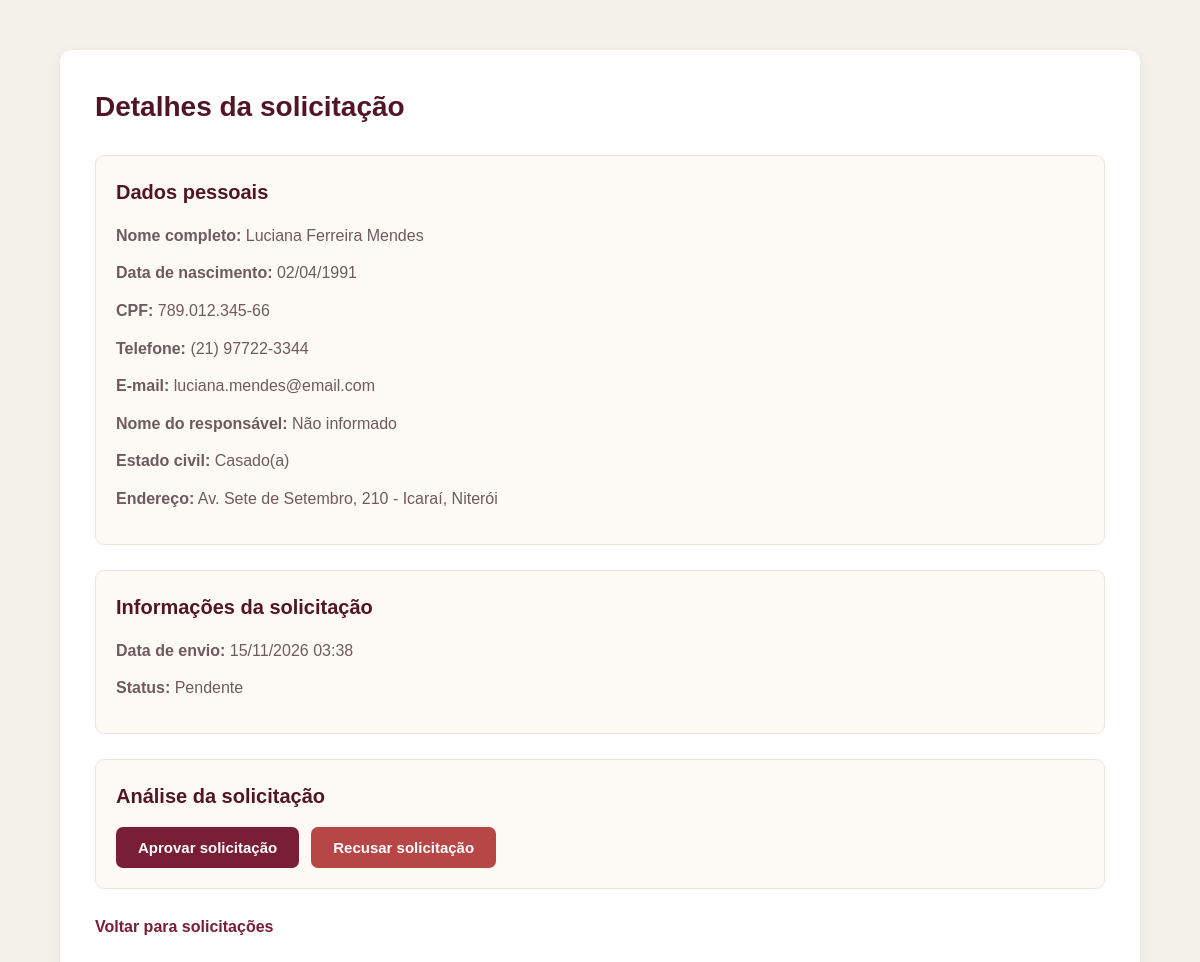
Screenshot of /solicitacoes/2/ with the database file from the repository.
### pai/models.py (models this page shows, shortened)
class SolicitacaoCadastro(models.Model):
    STATUS_CHOICES = [
        ('pendente', 'Pendente'),
        ('aprovada', 'Aprovada'),
        ('recusada', 'Recusada'),
    ]
    ESTADO_CIVIL_CHOICES = [
        ('solteiro', 'Solteiro(a)'),
        ('casado', 'Casado(a)'),
        ('divorciado', 'Divorciado(a)'),
        ('viuvo', 'Viúvo(a)'),
        ('uniao_estavel', 'União estável'),
    ]
    nome = models.CharField(max_length=150)
    data_nascimento = models.DateField()
    cpf = models.CharField(max_length=14)
    telefone = models.CharField(max_length=20)
    email = models.EmailField(max_length=254, blank=True)
    nome_responsavel = models.CharField(max_length=150, blank=True)
    estado_civil = models.CharField(max_length=20, choices=ESTADO_CIVIL_CHOICES)
    endereco = models.CharField(max_length=260, blank=True)
    status = models.CharField(
        max_length=20,
        choices=STATUS_CHOICES,
        default='pendente'
    )
    data_solicitacao = models.DateTimeField(auto_now_add=True)

### pai/views.py (the view)
# urls.py: path('solicitacoes/<int:solicitacao_id>/', detalhes_solicitacao, name='detalhes_solicitacao'),
@login_required
def detalhes_solicitacao(request, solicitacao_id):
    solicitacao = get_object_or_404(
        SolicitacaoCadastro,
        id=solicitacao_id
    )
    return render(
        request,
        'solicitacoes/detalhes.html',
        {'solicitacao': solicitacao}
    )

### templates/Solicitacoes/detalhes.html (shortened to what this page needs)
<!DOCTYPE html>
<html lang="pt-BR">
<head>
    {% load static %}
    <link rel="stylesheet" href="{% static 'css/solicitacoes.css' %}">
</head>
<body>
    <main>
        <h1>Detalhes da solicitação</h1>
        <section>
            <h2>Dados pessoais</h2>
            <p><strong>Nome completo:</strong> {{ solicitacao.nome }}</p>
            <p><strong>Data de nascimento:</strong> {{ solicitacao.data_nascimento|date:"d/m/Y" }}</p>
            <p><strong>CPF:</strong> {{ solicitacao.cpf }}</p>
            <p><strong>Telefone:</strong> {{ solicitacao.telefone }}</p>
            <p><strong>E-mail:</strong> {{ solicitacao.email|default:"Não informado" }}</p>
            <p><strong>Nome do responsável:</strong> {{ solicitacao.nome_responsavel|default:"Não informado" }}</p>
            <p><strong>Estado civil:</strong> {{ solicitacao.get_estado_civil_display }}</p>
            <p><strong>Endereço:</strong> {{ solicitacao.endereco|default:"Não informado" }}</p>
        </section>
        <section>
            <h2>Informações da solicitação</h2>
            <p><strong>Data de envio:</strong> {{ solicitacao.data_solicitacao|date:"d/m/Y H:i" }}</p>
            <p><strong>Status:</strong> {{ solicitacao.get_status_display }}</p>
        </section>
        {% if solicitacao.status == 'pendente' %}
            <section>
                <h2>Análise da solicitação</h2>
                <div class="actions">
                    <form method="POST" action="{% url 'aprovar_solicitacao' solicitacao.id %}">
                        <button type="submit" class="button-approve">
                            Aprovar solicitação
                        </button>
                    </form>
                    <form method="POST" action="{% url 'recusar_solicitacao' solicitacao.id %}">
                        <button type="submit" class="button-reject">
                            Recusar solicitação
                        </button>
                    </form>
                </div>
            </section>
        {% else %}
            <p>Esta solicitação já foi analisada.</p>
        {% endif %}
        <a href="{% url 'listar_solicitacoes' %}" class="back-link">
            Voltar para solicitações
        </a>
    </main>
</body>
</html>

### static/css/solicitacoes.css (style rules this page uses)
:root { --cor-primaria: #781f37; --cor-primaria-hover: #521525; --cor-titulo: #521525; --cor-perigo: #b74747; --cor-perigo-hover: #963535; --cor-fundo: #f4f1ea; --cor-superficie: #ffffff; --cor-superficie-secundaria: #fdfaf5; --cor-destaque: #f9eef1; --cor-texto: #2a2124; --cor-texto-secundario: #6e5a5f; --cor-borda: #e2d9c8; --cor-borda-suave: #ebe4d8; }
* { margin: 0; padding: 0; box-sizing: border-box; }
body { font-family: Arial, Helvetica, sans-serif; background-color: var(--cor-fundo); color: var(--cor-texto); line-height: 1.6; }
main { width: 90%; max-width: 1100px; margin: 50px auto; padding: 35px; background-color: var(--cor-superficie); border-radius: 12px; box-shadow: 0 3px 15px rgba(0, 0, 0, 0.06); }
h1 { color: var(--cor-titulo); font-size: 28px; margin-bottom: 10px; }
h2 { color: var(--cor-titulo); font-size: 20px; margin-bottom: 15px; }
p { margin-bottom: 15px; color: var(--cor-texto-secundario); }
form { margin-top: 20px; }
button { padding: 12px 22px; border: none; border-radius: 7px; background-color: var(--cor-primaria); color: var(--cor-superficie); font-size: 15px; font-weight: 600; cursor: pointer; transition: background-color 0.2s; }
a { color: var(--cor-primaria); text-decoration: none; font-weight: 600; }
section { margin-top: 25px; padding: 20px; background-color: var(--cor-superficie-secundaria); border: 1px solid var(--cor-borda-suave); border-radius: 9px; }
section p { margin-bottom: 12px; }
.actions { display: flex; flex-wrap: wrap; gap: 12px; }
.actions form { margin: 0; }
.button-approve { background-color: var(--cor-primaria); }
.button-reject { background-color: var(--cor-perigo); }
.back-link { display: inline-block; margin-top: 25px; }

### rows the page displays
SolicitacaoCadastro: nome "Luciana Ferreira Mendes", data_nascimento "02/04/1991", cpf "789.012.345-66", telefone "(21) 97722-3344", email "luciana.mendes@email.com", nome_responsavel "Não informado", estado_civil "Casado(a)", endereco "Av. Sete de Setembro, 210 - Icaraí, Niterói", data_solicitacao "15/11/2026 03:38", status "Pendente"
